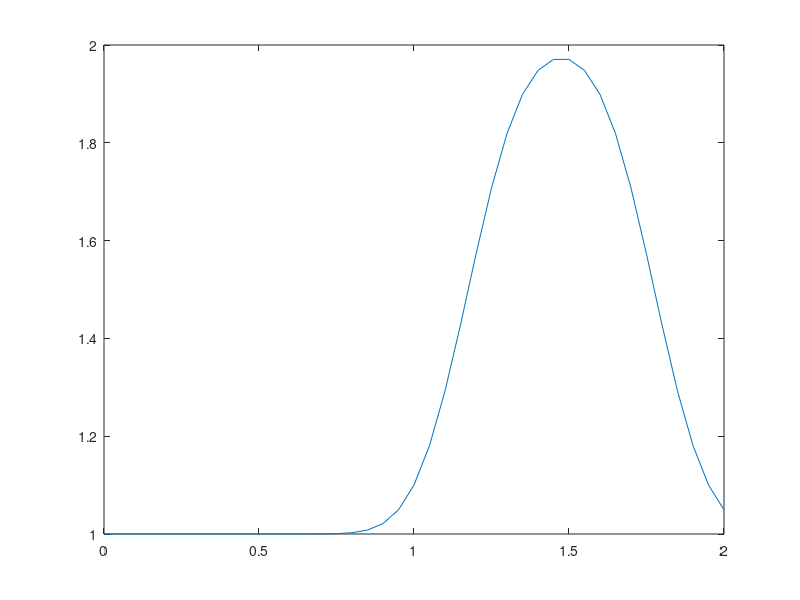

This chart was generated by the following MATLAB code:
%% Step 1: 1D Linear Convection 

clc
clear all

Lx = 2;
nx = 41;
dx = Lx/(nx-1);

for i = 1:nx
    x(i) = (i-1)*dx;
end

nt = 30;
dt = 0.025;
c  = 1;

u=ones(1,nx);


for i= 1:nx
    
    if x(i) >= 0.45 && x(i)<=1
        u(1,i)=2;
    end
    
end

r = (c*dt)/dx;

for n = 1:nt
    u1=u;
    for i = 2:nx
        
        u(i) = u1(i) - r*(u1(i)-u1(i-1));
      
    end
    plot(linspace(0,2,nx),u)
    pause(0.2)
    
end
